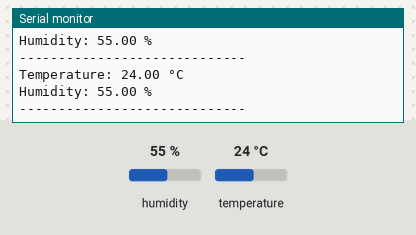
Simulated run of this sketch. Board: Arduino Uno, built with avr-gcc and run on an emulated ATmega328P. Parts: the last lines printed to the serial monitor. Inputs (shaded band) come from the test bench; at power-on: humidity 55 %, temperature 24 °C.

Above: at 1.9 s.
2.0 s: humidity set to 22 %
At 2.7 s:
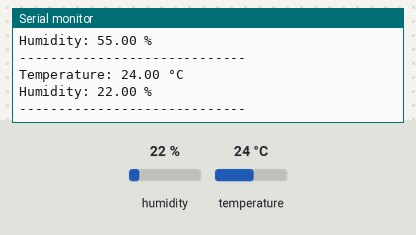
3.5 s: temperature set to 12 °C
At 4.9 s:
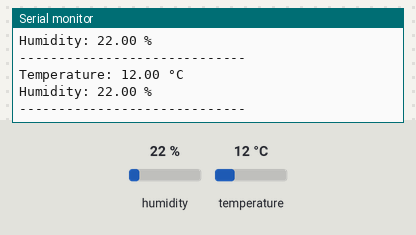
5.0 s: humidity set to 40 %
At 6.4 s:
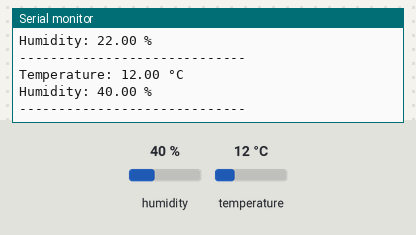
Timing chart, 0 to 8.0 s (numbered marks = the images above; inputs shaded):
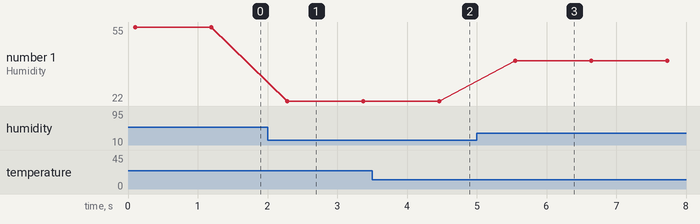

The sketch:

Experiment_no_13.ino
```cpp
/*
  SHT40 Temperature & Humidity Sensor
  ------------------------------------
  Reads temperature (°C) and relative humidity (%) from the
  Sensirion SHT40 sensor over I2C.

  Library required (install via Arduino Library Manager):
    "Adafruit SHT4x Library" by Adafruit
    (also install its dependency: "Adafruit Unified Sensor")

  Wiring (I2C):
    SHT40 VCC -> 3.3V
    SHT40 GND -> GND
    SHT40 SDA -> A4 (Uno) / SDA pin (other boards)
    SHT40 SCL -> A5 (Uno) / SCL pin (other boards)

  Default I2C address: 0x44
*/

#include <Wire.h>
#include "Adafruit_SHT4x.h"

Adafruit_SHT4x sht4 = Adafruit_SHT4x();

void setup() {
  Serial.begin(9600);
  while (!Serial) delay(10);

  Serial.println("SHT40 Temperature & Humidity Sensor");

  if (!sht4.begin()) {
    Serial.println("Couldn't find SHT40 sensor! Check wiring.");
    while (1) delay(10);
  }

  Serial.println("SHT40 found!");

  // Precision setting: higher precision = more accurate but slower
  sht4.setPrecision(SHT4X_HIGH_PRECISION);

  // Heater setting: keep off for normal readings
  sht4.setHeater(SHT4X_NO_HEATER);
}

void loop() {
  sensors_event_t humidity, temp;
  sht4.getEvent(&humidity, &temp); // populates temp and humidity objects

  Serial.print("Temperature: ");
  Serial.print(temp.temperature);
  Serial.println(" °C");

  Serial.print("Humidity: ");
  Serial.print(humidity.relative_humidity);
  Serial.println(" %");

  Serial.println("-----------------------------");

  delay(1000); // read once per second
}
```

Measured:
- after the input at 2.0 s, the serial monitor: prints a new line after 0.29 s (image 1)
- after the input at 3.5 s, the serial monitor: prints a new line after 0.94 s (image 2)
- after the input at 5.0 s, the serial monitor: prints a new line after 0.55 s (image 3)
- plotted number 1: 55 → 22 after the input at 2.0 s, 22 → 40 after the input at 5.0 s
